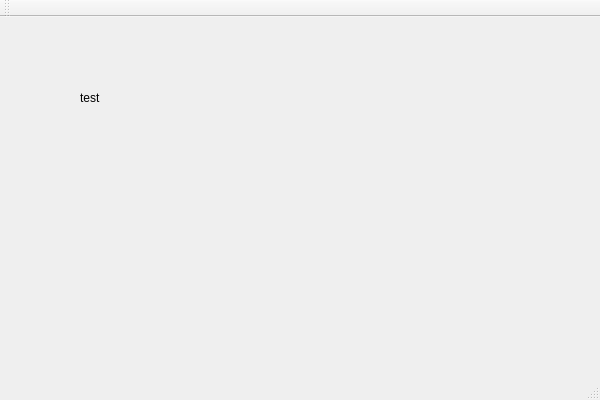
<?xml version="1.0" encoding="UTF-8"?>
<ui version="4.0">
 <class>MainWindow</class>
 <widget class="QMainWindow" name="MainWindow">
  <property name="geometry">
   <rect>
    <x>0</x>
    <y>0</y>
    <width>600</width>
    <height>400</height>
   </rect>
  </property>
  <property name="windowTitle">
   <string>MainWindow</string>
  </property>
  <widget class="QWidget" name="centralWidget">
   <widget class="QLabel" name="label">
    <property name="geometry">
     <rect>
      <x>80</x>
      <y>40</y>
      <width>151</width>
      <height>81</height>
     </rect>
    </property>
    <property name="text">
     <string>test</string>
    </property>
   </widget>
  </widget>
  <widget class="QMenuBar" name="menuBar">
   <property name="geometry">
    <rect>
     <x>0</x>
     <y>0</y>
     <width>600</width>
     <height>22</height>
    </rect>
   </property>
  </widget>
  <widget class="QToolBar" name="mainToolBar">
   <attribute name="toolBarArea">
    <enum>TopToolBarArea</enum>
   </attribute>
   <attribute name="toolBarBreak">
    <bool>false</bool>
   </attribute>
  </widget>
  <widget class="QStatusBar" name="statusBar"/>
 </widget>
 <layoutdefault spacing="6" margin="11"/>
 <resources/>
 <connections/>
</ui>
